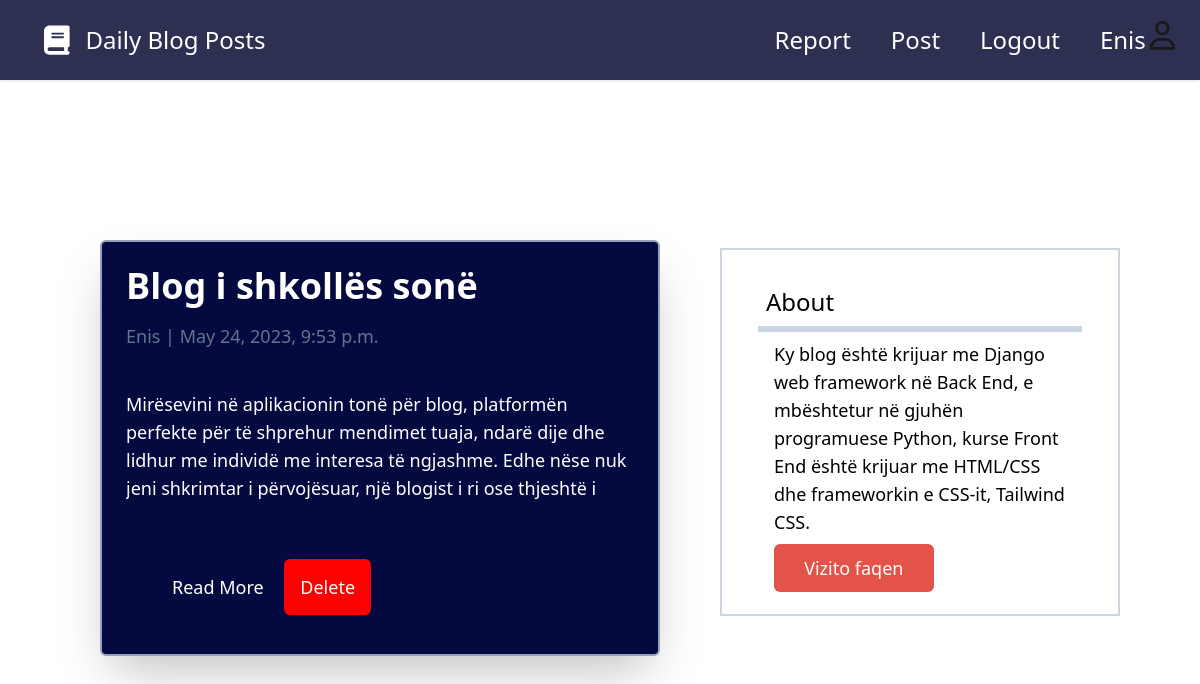
Page /blog/ (signed in) on the committed database.
### blog/models.py (models this page shows, shortened)
class Post(models.Model):
	title = models.CharField(max_length=200, unique=True)
	slug = models.SlugField(max_length=200, unique=True)
	author = models.ForeignKey(User, on_delete=models.CASCADE, related_name="blog_posts", editable=False)
	created_on = models.DateTimeField(auto_now_add=True)
	updated_on = models.DateTimeField(auto_now=True)
	content = models.TextField()
	status = models.IntegerField(choices=STATUS, default=0)
	class Meta:
		ordering = ['-created_on']

### blog/views.py (the view)
# urls.py: path('', views.PostList.as_view(), name="home"),
class PostList(generic.ListView):
	queryset = Post.objects.filter(status=1).order_by('-created_on')
	template_name = 'index.html'

### blog/templates/index.html (shortened to what this page needs)
{% extends "base.html" %}
{% block content %}
<div id="main" class="absolute top-[25%] left-[20%] max-[1320px]:left-[10%] max-[1300px]:left-[5%] max-[1132px]:left-[2%] max-[1060px]:left-[1%]
max-[840px]:left-[11.5%] max-[640px]:left-[5%] max-[766px]:left-[3%] max-[574px]:left-[1%] max-[547px]:left-[0.5%] max-[495px]:mx-2 max-[452px]:mx-1 max-[449px]:mx-0.5 max-[405px]:mx-[0.1rem] max-[384px]:mx-[0.08rem] max-[330px]:ml-[0.5rem]">
   <div id="main-div">
   	 {% for post in post_list %}
   	 <div id="post" class="relative">
   	 	<div id="post{% if post.author.username == 'Enis' %}-special{% endif %}" class="z-[-100] posta text-lg p-6 w-[35rem] h-[26rem] rounded-md m-10 border-2 border-slate-400 border-solid shadow-2xl card-body-blog max-[1061px]:text-base max-[1061px]:w-[25rem] h-[16rem] max-[840px]:text-lg max-[840px]:p-6 max-[840px]:w-[35rem] max-[840px]:h-[26rem] max-[640px]:w-[30rem] max-[640px]:h-[21rem] max-[640px]:text-base max-[538px]:w-[27rem] max-[538px]:h-[18rem] max-[538px]:text-sm max-[495px]:w-[24rem] max-[495px]:h-[17rem] max-[449px]:w-[21rem] max-[449px]:h-[17rem] max-[405px]:w-[19rem] max-[405px]:h-[16rem] max-[405px]:text-xs
   	 	max-[384px]:w-[17rem] max-[330px]:ml-[0.5rem]">
   	 		<h2 id="card-title" class="text-4xl font-semibold mb-4 max-[538px]:text-2xl max-[384px]:text-xl">{{ post.title }}</h2>
   	 		<p id="card-header" class="mb-10 text-slate-500 max-[640px]:mb-4 max-[495px]:mb-0.5 max-[405px]:mb-[0.1rem] max-[384px]:mb-[0.07rem]">{{ post.author }} | {{ post.created_on}}</p>
   	 		<p id="card-text" class="mb-[10rem] z-2 h-[7.4rem] leading-7 card-text-fade overflow-hidden">{{post.content}}</p>
   	 		<div id="buttons" class="absolute right-0 bottom-0 left-[15%] top-[80%] max-[538px]:top-[83%] max-[405px]:top-[85%] max-[384px]:top-[85.6%]">
   	 			<a href="{% url 'blog:post_detail' post.slug %}" id="read-btn" class="z-[9999] text-white bg-[#040940] rounded-md p-4 w-[7rem] h-[2rem] text-lg text-center max-[538px]:w-[6rem] max-[538px]:h-[1rem] max-[538px]:text-base max-[495px]:w-[3rem] max-[495px]:h-[0.3rem] max-[495px]:text-sm max-[449px]:w-[
   	 			2rem] max-[449px]:h-[0.1rem] max-[449px]:text-xs max-[405px]:1rem max-[384px]:w-[0.8rem] max-[384px]:h-[0.17rem]">Read More</a>
	   	 		{% if request.user == post.author %}
						<a href="{% url 'blog:delete_post' post.id %}" id="delete-btn" class="z-[9999] text-white bg-[#FB0101] rounded-md p-4 w-[7rem] h-[2rem] text-lg text-center max-[538px]:w-[6rem] max-[538px]:h-[1rem] max-[538px]:text-base max-[495px]:w-[3rem] max-[495px]:h-[0.3rem] max-[495px]:text-xs max-[405px]:h-[0.06rem] max-[384px]:w-[0.8rem] max-[384px]:h-[0.17rem]">Delete</a>
					{% endif %}
	   	 		</div>
   	 	</div>
   	 </div>
   	 {% endfor %}
   </div>
</div>
{% endblock %}

### blog/templates/base.html (shortened to what this page needs)
{% load static %}
<!DOCTYPE html>
<html>
	<head>
		<script src="https://cdn.tailwindcss.com"></script>
	</head>
	<body>
			<nav id="main-nav" class="p-5 shadow md:flex md:items-center md:justify-between text-white bg-[#171A3F] opacity-90 text-2xl h-[5rem] w-full">
			  <div id="container" class="flex flex-row text-center justify-center">
			    <a id="daily-post" class="text-center mx-4">Daily Blog Posts</a>
			    <div id="navbar" class="flex flex-row max-[920px]:flex-col relative left-[117%]">
			      <ul id="nav-ul" class="flex md:items-center z-[-1] md:z-auto md:static absolute w-full left-0 md:w-auto md:py-0 py-4 md:pl-0 pl-7 md:opacity-100 opacity-0 top-[-400px] transition-all ease-in duration-600 text-white text-2xl gap-x-10 lg:ml-4 md:ml-8 sm:ml-14 mx-10">
			        <li id="list-report" class="items-center md:my-0 sm:my-2">
			          <a id="nav-link-report" href="{% url 'blog:report' %}" class="text-center gap-x-10 cursor-pointer">Report</a>
			        </li>
			        <li id="list-policy" class="items-center md:my-0 sm:my-2">
			          <a id="nav-link-policy" href="{% url 'blog:add_post' %}" class="text-center gap-x-10 cursor-pointer">Post</a>
			        </li>
			      </ul>
			      <div id="form-container" class="flex flex-row items-center gap-x-10">
			        {% if user.is_authenticated %}
					<li id="logout-list" class="items-center list-none md:my-0 sm:my-2">
						<a href="{% url 'registration:logout' %}" id="logout" class="text-center cursor-pointer gap-x-10">Logout</a>
					</li>
					<li id="username-list" class="flex flex-row items-center lg:my-0 md:my-0 sm:my-2">
						<a href="#" id="username" class="text-center cursor-pointer">{{ user.username }}</a>
					</li>
					{% else %}
					<li id="login-list"  class="list-none sm:my-2">
						<a href="{% url 'register:login' %}" id="login" class="cursor-pointer text-centers">Login</a>
					</li>
					{% endif %}
			      </div>
			    </div>
			  </div>
			</nav>
		{% block content %}
		{% endblock content%}
		{% block sidebar %}
	    	{% include 'sidebar.html' %}
	    {% endblock sidebar %}
	</body>
</html>

### blog/templates/base.html (style rules this page uses)
#svg { fill: white; width: 1.6rem; margin-left: 1.5rem; }
@media only screen and (max-width: 1472px) { #navbar { position: relative; left: 70%; } }

### blog/templates/index.html (style rules this page uses)
.card-body-blog { transition: all 0.4s ease-in-out; }
#post-special { color: white; background-color: #040940; transition: all 1s ease-in-out; }
.overflow-hidden { overflow: hidden; }
.card-text-fade { position: relative; display: inline-block; }
.card-text-fade::after { content: ""; position: absolute; bottom: 0; left: 0; width: 100%; height: 1.75em; }

### rows in the picture
Post: title "Blog i shkollës sonë", author "Enis", created_on "May 24, 2023, 9:53 p.m.", content "Mirësevini në aplikacionin tonë për blog, platformën perfekte për të shprehur mendimet tuaja, ndarë dije dhe lidhur me individë me interesa të ngjashme. Edhe nëse nuk jeni shkrimtar i përvojësuar, një blogist i ri ose thjeshtë i…", shows "Delete"

### other values in the picture
{{ user.username }} "Enis"
